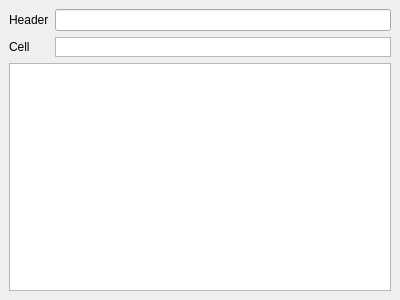
<?xml version="1.0" encoding="UTF-8"?>
<ui version="4.0">
 <class>DockWidget</class>
 <widget class="QDockWidget" name="DockWidget">
  <property name="geometry">
   <rect>
    <x>0</x>
    <y>0</y>
    <width>400</width>
    <height>300</height>
   </rect>
  </property>
  <property name="features">
   <set>QDockWidget::DockWidgetFloatable|QDockWidget::DockWidgetMovable</set>
  </property>
  <property name="allowedAreas">
   <set>Qt::LeftDockWidgetArea|Qt::RightDockWidgetArea</set>
  </property>
  <property name="windowTitle">
   <string>Label Selection</string>
  </property>
  <widget class="QWidget" name="dockWidgetContents">
   <layout class="QGridLayout" name="gridLayout">
    <item row="1" column="0">
     <widget class="QListView" name="listView"/>
    </item>
    <item row="0" column="0">
     <layout class="QGridLayout" name="gridLayoutDisplay">
      <item row="1" column="0">
       <widget class="QLabel" name="labelCell">
        <property name="text">
         <string>Cell</string>
        </property>
       </widget>
      </item>
      <item row="0" column="1">
       <widget class="QLineEdit" name="lineEditHeader">
        <property name="readOnly">
         <bool>true</bool>
        </property>
       </widget>
      </item>
      <item row="0" column="0">
       <widget class="QLabel" name="labelHeader">
        <property name="text">
         <string>Header</string>
        </property>
       </widget>
      </item>
      <item row="1" column="1">
       <widget class="QTextEdit" name="textEditCell">
        <property name="sizePolicy">
         <sizepolicy hsizetype="Expanding" vsizetype="Fixed">
          <horstretch>0</horstretch>
          <verstretch>0</verstretch>
         </sizepolicy>
        </property>
        <property name="minimumSize">
         <size>
          <width>0</width>
          <height>20</height>
         </size>
        </property>
        <property name="maximumSize">
         <size>
          <width>16777215</width>
          <height>20</height>
         </size>
        </property>
        <property name="verticalScrollBarPolicy">
         <enum>Qt::ScrollBarAlwaysOff</enum>
        </property>
        <property name="horizontalScrollBarPolicy">
         <enum>Qt::ScrollBarAlwaysOff</enum>
        </property>
       </widget>
      </item>
     </layout>
    </item>
   </layout>
  </widget>
 </widget>
 <resources/>
 <connections/>
</ui>
